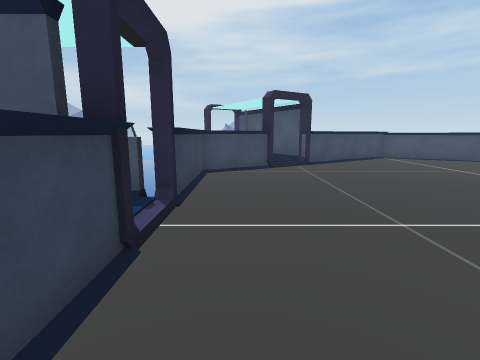
[1] (above)

16 first-person views from a walk through a 3-D level made in the Unity game engine. The camera is 1.2 m above the floor, tilts 10° down and sees 85° across. The floor is counted in squares, 1 m on a side. Each view is taken from the middle of a square. On the plan, view 1 faces up. The plan holds only what a view shows up to about 12 squares ahead; the rest is blank. The place goes on beyond the plan. Some surface patterns are stand-ins.

[2]
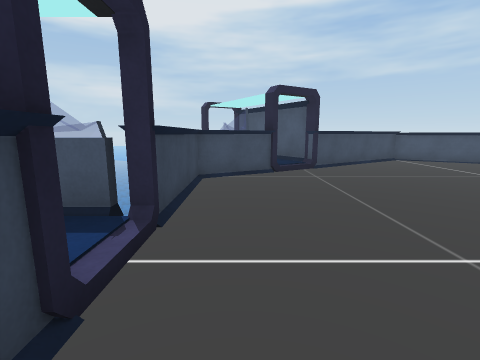

[3]
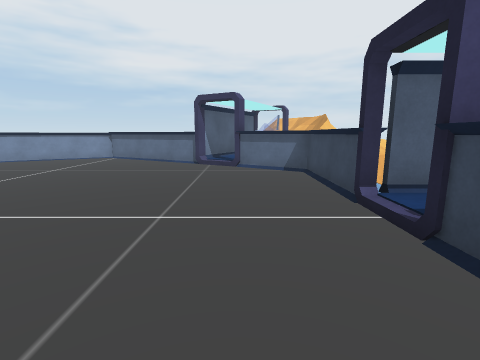

[4]
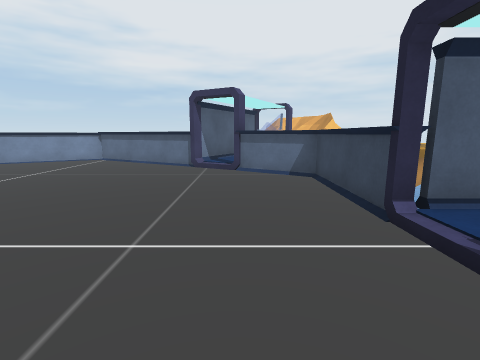

[5]
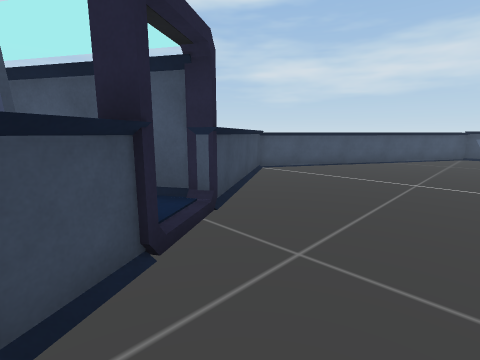

[6]
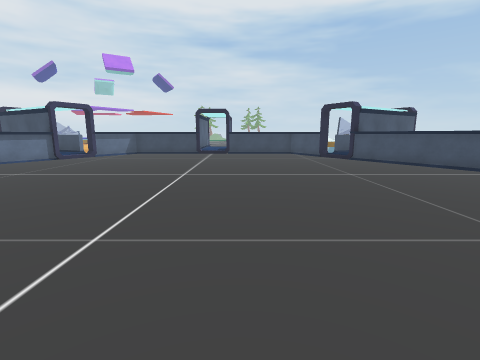

[7]
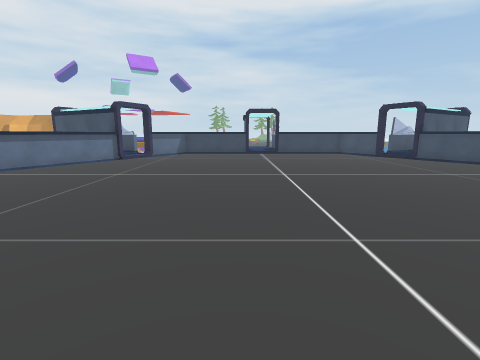

[8]
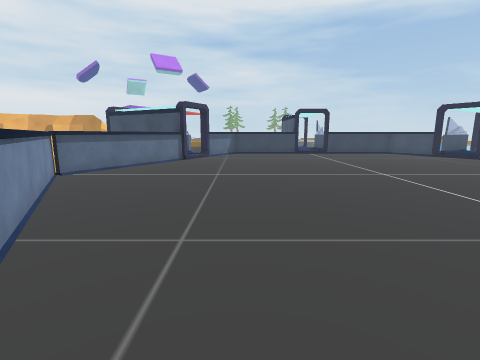

[9]
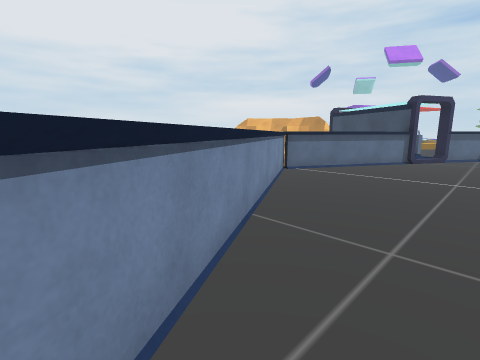

[10]
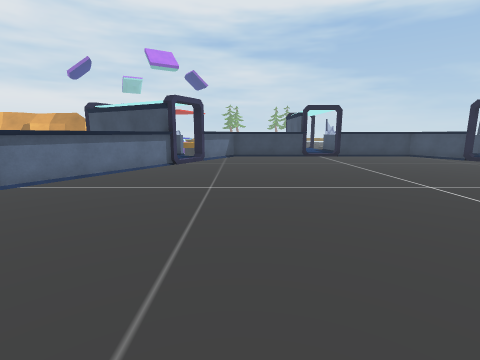

[11]
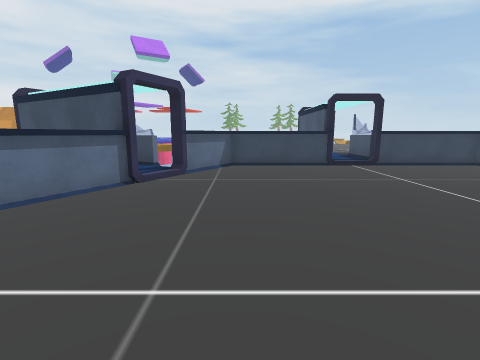

[12]
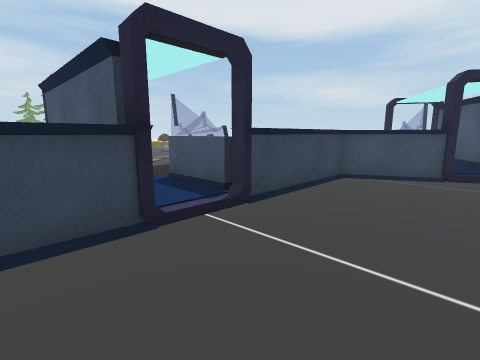

[13]
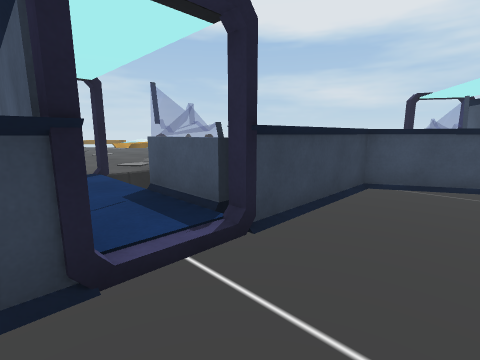

[14]
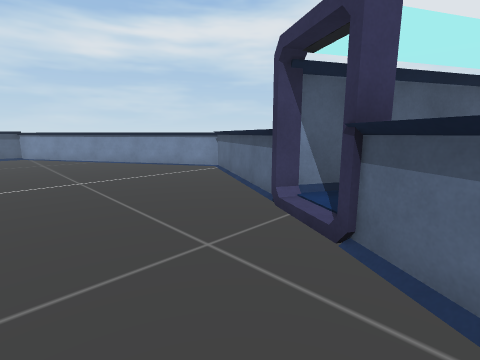

[15]
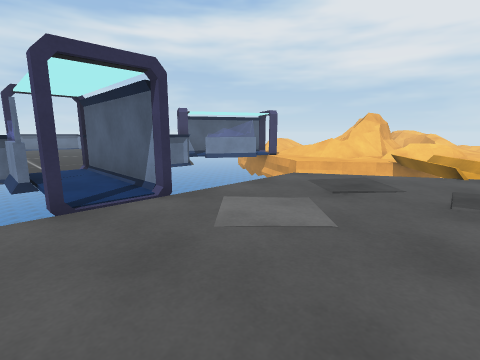

[16]
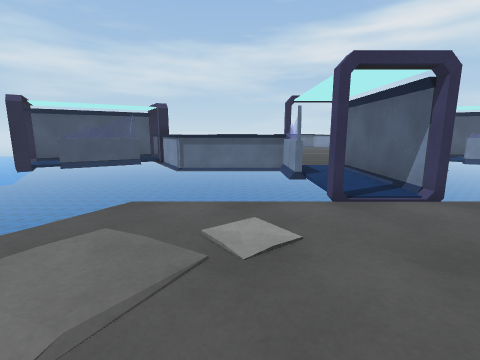

### Floor plan
Key: @ floor where view 1 was taken; # wall or solid block; x gap in a wall; . main floor; : floor 0.25 m higher than the main floor; / step, stairs or slope; = window, fence, low wall or low ledge; ^ raised ledge; v drop or lower ground.
Columns run from 11 left of view 1 to 16 right of it. Each row starts with its distance up from view 1.
 15            #
 14          ###v
 13           v##    ###
 12           =###  ##..##
 11           v=####......##
 10            vx/.........##v
  9    v      v##............##
  8  ::::v    ^................^
  7 :::::v    ^...............
  6 :::::v    ^...............
  5 :::::v  vv^................
  4 :::::vvv==#...............
  3 ::::::::::/...............
  2 :::::#####^................
  1 :::::v    ^...............
  0 :::::v    ^@..............
 -1 :::::     ^................^
 -2 :::::     ##..............#
 -3 :::v        #...........##
 -4 :v         #####......##
 -5 ..v         ## ##....#v
 -6 v.v  vv   =##v   ####
 -7  v vv.     ##     v
 -8  v ..      #v

Where each view was taken, in squares from view 1:
view 1: 0 up, 0 right, facing up
view 2: 1 up, 0 right, facing up
view 3: 7 up, 1 right, facing down
view 4: 6 up, 1 right, facing down
view 5: 7 up, 0 right, facing up-right
view 6: 5 up, 15 right, facing left
view 7: 2 up, 15 right, facing left
view 8: 1 down, 15 right, facing left
view 9: 1 down, 15 right, facing down-left
view 10: 1 down, 13 right, facing left
view 11: 1 down, 9 right, facing left
view 12: 1 up, 2 right, facing up-left
view 13: 2 up, 1 right, facing up-left
view 14: 0 up, 0 right, facing down-right
view 15: 5 up, 11 left, facing down-right
view 16: 6 up, 11 left, facing right
